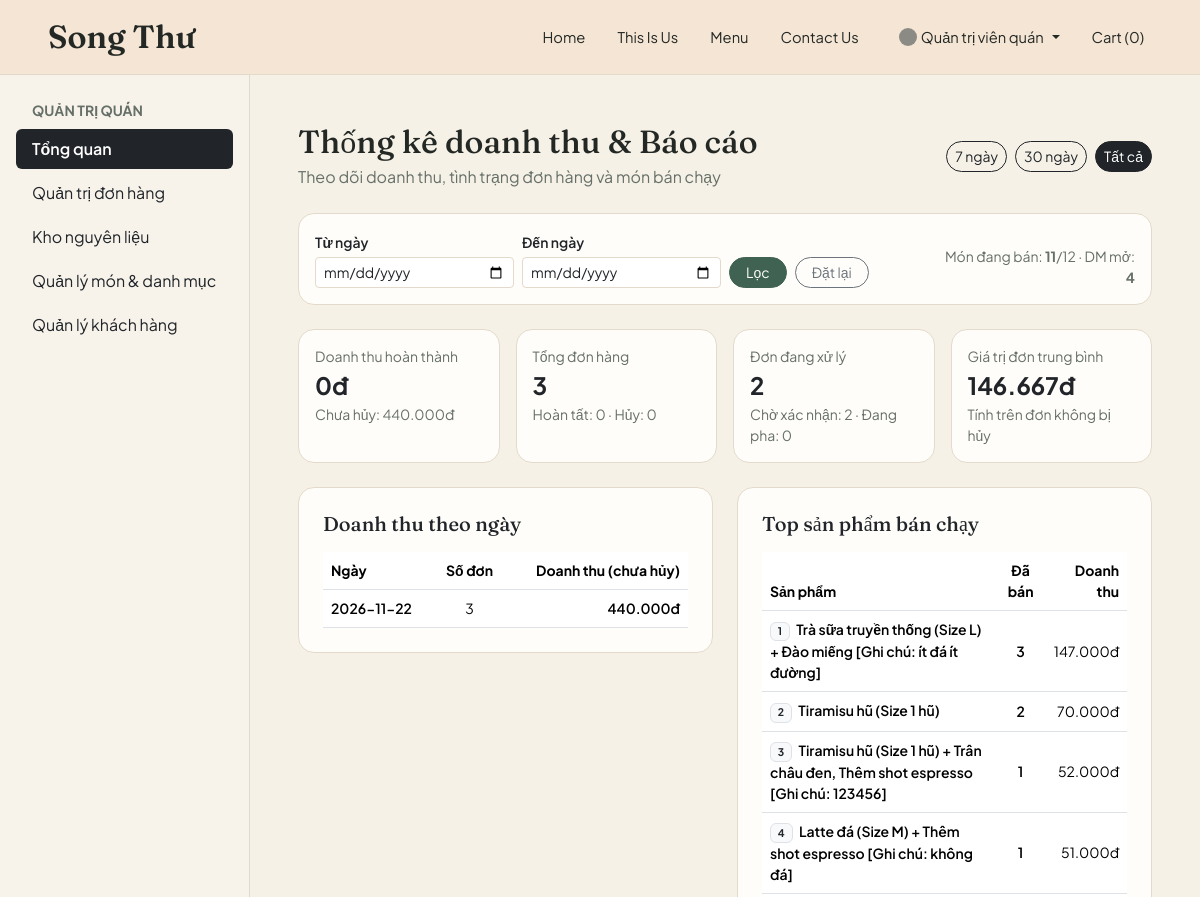
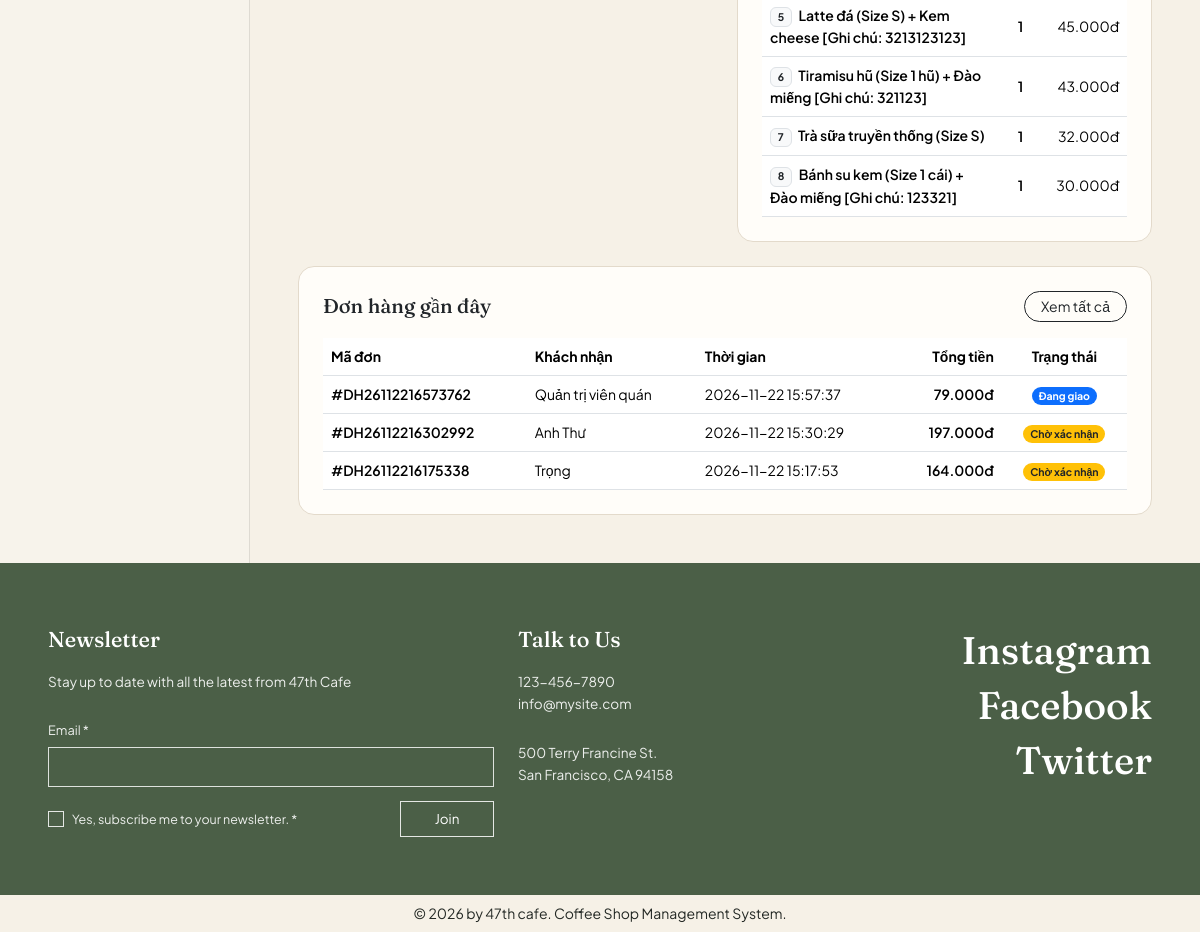
The page /?c=admin&a=dashboard (signed in) on the database its author committed (2 pictures, top to bottom).
### tables this page shows
CREATE TABLE `don_hang` (
  `id` int(10) UNSIGNED NOT NULL,
  `ma_don_hang` varchar(30) NOT NULL,
  `nguoi_dung_id` int(10) UNSIGNED DEFAULT NULL,
  `ma_giam_gia_id` int(10) UNSIGNED DEFAULT NULL,
  `ten_nguoi_nhan` varchar(100) NOT NULL,
  `sdt_nguoi_nhan` varchar(20) NOT NULL,
  `hinh_thuc_nhan` enum('giao_tan_noi','den_quan_lay') NOT NULL DEFAULT 'giao_tan_noi',
  `dia_chi_giao` text DEFAULT NULL,
  `phuong_thuc_thanh_toan` enum('tien_mat','chuyen_khoan') NOT NULL DEFAULT 'tien_mat',
  `trang_thai_thanh_toan` enum('cho_thanh_toan','da_thanh_toan','hoan_tien') NOT NULL DEFAULT 'cho_thanh_toan',
  `tam_tinh` decimal(12,2) NOT NULL DEFAULT 0.00,
  `tien_giam` decimal(12,2) NOT NULL DEFAULT 0.00,
  `tong_thanh_toan` decimal(12,2) NOT NULL DEFAULT 0.00,
  `trang_thai_don` enum('cho_xac_nhan','dang_pha_che','dang_giao','hoan_thanh','da_huy') NOT NULL DEFAULT 'cho_xac_nhan',
  `da_tru_kho` tinyint(1) NOT NULL DEFAULT 0,
  `ghi_chu` text DEFAULT NULL,
  `ngay_tao` timestamp NOT NULL DEFAULT current_timestamp(),
  `ngay_cap_nhat` timestamp NULL DEFAULT NULL ON UPDATE current_timestamp()
);

### views/admin/dashboard.php (the view, shortened to what the rows shown need)
<?php
$statusLabels = [
    'cho_xac_nhan' => ['Chờ xác nhận', 'bg-warning text-dark'],
    'dang_pha_che' => ['Đang pha chế', 'bg-info text-dark'],
    'dang_giao'    => ['Đang giao', 'bg-primary'],
    'hoan_thanh'   => ['Hoàn thành', 'bg-success'],
    'da_huy'       => ['Đã hủy', 'bg-danger'],
];
?>
<div class="d-flex flex-wrap justify-content-between align-items-center gap-2 mb-4">
    <div>
        <h1 class="h2 mb-1">Thống kê doanh thu &amp; Báo cáo</h1>
    </div>
</div>
<div class="row g-4 align-items-start mb-4">
    <div class="col-lg-6">
        <div class="card card-coffee p-4">
            <h2 class="h5 mb-3">Doanh thu theo ngày</h2>
            <div class="table-responsive">
                <table class="table align-middle small mb-0">
                    <thead>
                        <tr class="text-coffee-muted">
                            <th>Ngày</th>
                            <th class="text-center">Số đơn</th>
                            <th class="text-end">Doanh thu (chưa hủy)</th>
                        </tr>
                    </thead>
                </table>
            </div>
        </div>
    </div>
    <div class="col-lg-6">
        <div class="card card-coffee p-4">
            <h2 class="h5 mb-3">Top sản phẩm bán chạy</h2>
            <div class="table-responsive">
                <table class="table align-middle small mb-0">
                    <thead>
                        <tr class="text-coffee-muted">
                            <th>Sản phẩm</th>
                            <th class="text-center">Đã bán</th>
                            <th class="text-end">Doanh thu</th>
                        </tr>
                    </thead>
                </table>
            </div>
        </div>
    </div>
</div>
<div class="card card-coffee p-4">
    <div class="d-flex justify-content-between align-items-center mb-3">
        <h2 class="h5 mb-0">Đơn hàng gần đây</h2>
    </div>
    <div class="table-responsive">
        <table class="table align-middle small mb-0">
            <thead>
                <tr class="text-coffee-muted">
                    <th>Mã đơn</th>
                    <th>Khách nhận</th>
                    <th>Thời gian</th>
                    <th class="text-end">Tổng tiền</th>
                    <th class="text-center">Trạng thái</th>
                </tr>
            </thead>
            <tbody>
                <?php if (empty($recentOrders)): ?>
                    <tr>
                        <td colspan="5" class="text-center text-coffee-muted py-3">Chưa có đơn hàng nào.</td>
                    </tr>
                <?php else: ?>
                    <?php foreach ($recentOrders as $ord): ?>
                        <?php
                        $st = (string) ($ord['trang_thai_don'] ?? 'cho_xac_nhan');
                        [$stLabel, $stClass] = $statusLabels[$st] ?? [$st, 'bg-secondary'];
                        ?>
                        <tr>
                            <td class="fw-semibold">#<?= htmlspecialchars((string) $ord['ma_don_hang']) ?></td>
                            <td><?= htmlspecialchars((string) $ord['ten_nguoi_nhan']) ?></td>
                            <td class="text-coffee-muted"><?= htmlspecialchars((string) $ord['ngay_tao']) ?></td>
                            <td class="text-end fw-semibold"><?= format_vnd((float) $ord['tong_thanh_toan']) ?></td>
                            <td class="text-center">
                                <span class="badge rounded-pill <?= $stClass ?>"><?= htmlspecialchars($stLabel) ?></span>
                            </td>
                        </tr>
                    <?php endforeach; ?>
                <?php endif; ?>
            </tbody>
        </table>
    </div>
</div>

### rows shown on the page
don_hang: ma_don_hang "DH26112216573762", ten_nguoi_nhan "Quản trị viên quán", ngay_tao "2026-11-22 15:57:37", tong_thanh_toan "79.000đ", stLabel "Đang giao"
don_hang: ma_don_hang "DH26112216302992", ten_nguoi_nhan "Anh Thư", ngay_tao "2026-11-22 15:30:29", tong_thanh_toan "197.000đ", stLabel "Chờ xác nhận"
don_hang: ma_don_hang "DH26112216175338", ten_nguoi_nhan "Trọng", ngay_tao "2026-11-22 15:17:53", tong_thanh_toan "164.000đ", stLabel "Chờ xác nhận"

### other values the page prints
$_SESSION['user']['ho_ten'] "Quản trị viên quán"
$cartCount "0"
$item['label'] "Tổng quan"
$item['label'] "Quản trị đơn hàng"
$item['label'] "Kho nguyên liệu"
$item['label'] "Quản lý món & danh mục"
$item['label'] "Quản lý khách hàng"
$catalogStats['active_products'] "11"
$catalogStats['total_products'] "12"
$catalogStats['active_categories'] "4"
format_vnd($completedRevenue) "0đ"
format_vnd($activeRevenue) "440.000đ"
$totalOrders "3"
$orderStats['completed_orders'] "0"
$orderStats['cancelled_orders'] "0"
